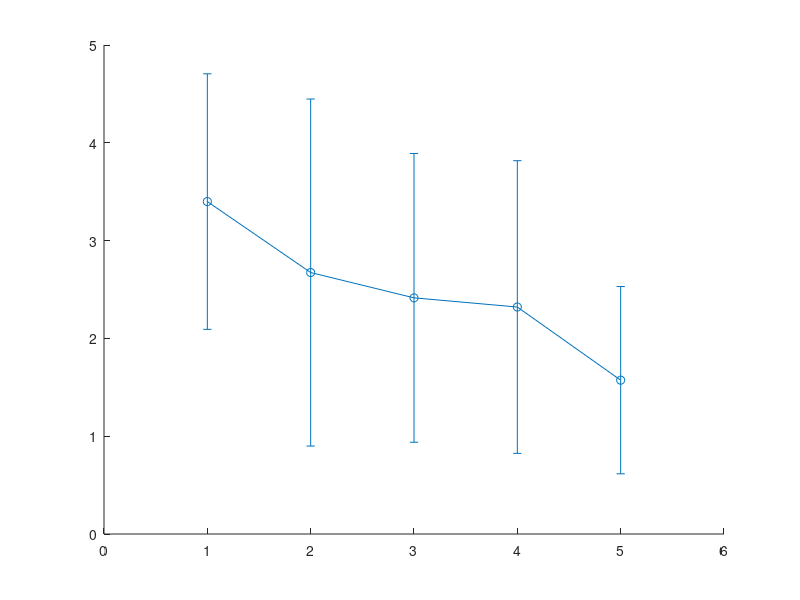

MATLAB code to generate this figure: (Note: this script raises an error after producing the figure.)
% meansIndexCamp = [2.9786; 2.8027; 2.3384; 2.4685; 2.2642];
% meansIndexCampW = [0.9307; 1.2669; 0.9402; 1.0010; 0.9683];
% meansIndexCamp1 = [4.2285; 4.3999; 2.3488; 1.5658; 1.9085];
% meansIndexCampW1 = [1.2017; 2.2469; 0.5001; 0.4161; 0.8050];
% 
% % Number of values (weights) for each mean
% n1 = 15;  % For meansIndexCamp and meansIndexCampW
% n2 = 5;   % For meansIndexCamp1 and meansIndexCampW1
% 
% % Initialize vectors to store the combined means
% meansIndexCampSum = zeros(size(meansIndexCamp));
% meansIndexCampWSum = zeros(size(meansIndexCamp1));
% 
% % Compute the combined means element-wise using the weighted mean formula
% for i = 1:length(meansIndexCamp)
%     meansIndexCampSum(i) = ((n1 * meansIndexCamp(i)) + (n2 * meansIndexCamp1(i))) / (n1 + n2);
%     meansIndexCampWSum(i) = ((n1 * meansIndexCampW(i)) + (n2 * meansIndexCampW1(i))) / (n1 + n2);
% end
% 
% stdIndexCamp1 = [1.2005; 7.0776; 10.0930; 10; 10];
% stdIndexCampW1 = [25.3067; 3.7392; 6.6867; 10; 10];
% 
% stdIndexCamp = [2.5194; 7.0328; 8.0062; 10; 10]%; 8.5729];
% stdIndexCampW = [1.9466; 2.9176; 2.6047; 10; 10]%; 62.9990];
% 
% % Sum of the vectors
% meansIndexCampSum = meansIndexCamp1 + 15*meansIndexCamp;
% meansIndexCampWSum = meansIndexCampW1 + 15*meansIndexCampW;
% 
% % Sum of the standard deviations (assuming independence)
% stdIndexCamp = [1.0398; 1.8042; 1.2979; 1.6975];
% stdIndexCampW = [0.3874; 1.2172; 0.8597; 0.5861];
% 
% meansIndexCamp = [2.9786; 2.8027; 2.4034; 2.2642];
% meansIndexCampW = [0.9307; 1.2669; 0.9706; 0.9683];

stdIndexCamp = [1.3065; 1.7741; 1.4764; 1.4964; 0.9573];
stdIndexCampW = [0.2890; 1.1845; 0.9640; 0.9119; 0.9602];

meansIndexCamp = [3.3991; 2.6735; 2.4146; 2.3208; 1.5729];
meansIndexCampW = [1.0931; 1.0024; 1.02778; 1.1097; 0.9058];

% Plotting the mean results with std error bars
num_scenarios = length(meansIndexCamp);

figure;
hold on;

% Plot mean and std for indexCamp (with reallocation)
errorbar(1:num_scenarios, meansIndexCamp, stdIndexCamp, '-o', 'DisplayName', ...
    '$\textbf{With Reallocation}$');
hold on;

% Plot mean and std for indexCampW (without reallocation)
errorbar(1:num_scenarios, meansIndexCampW, stdIndexCampW, '-x', 'DisplayName', ...
    '$\textbf{Without Reallocation}$');

% Set the interpreter for the legend to LaTeX and font size
legend('Interpreter', 'latex', 'FontSize', 18);
% Add title and labels
%title('Mean Index Values with and without Reallocation across Scenarios');
xlabel('Scenario', 'Interpreter', 'latex', 'FontSize', 18);
ylabel('Mean Index Value', 'Interpreter', 'latex', 'FontSize', 18);
xticks(1:num_scenarios);
xticklabels({'2H2R', '3H2R', '4H2R', '5H2R'});
set(gca, 'TickLabelInterpreter', 'latex', 'FontSize', 18);
grid on;

% Add a legend to distinguish the two plots
legend;

% Display the plot
drawnow;
